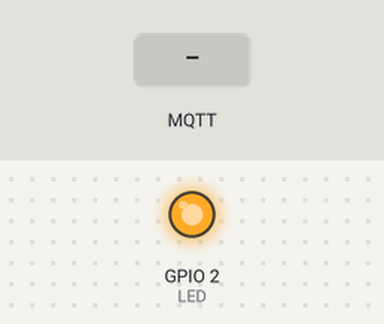
Bench run of a sketch on a simulated ESP8266 (NodeMCU). On the bench: output pins drawn as LEDs (lit = HIGH). The inputs (shaded band) are chosen by the test bench. WiFi joins after 1.5 s; servers stay silent unless stated; random numbers use the default seed unless the sketch sets one; no MQTT or app messages arrive unless stated; what the sketch prints to the serial monitor is not drawn.

Above: at 2.7 s.
2.8 s: MQTT message "on" arrives on the first subscribed topic
At 3.4 s:
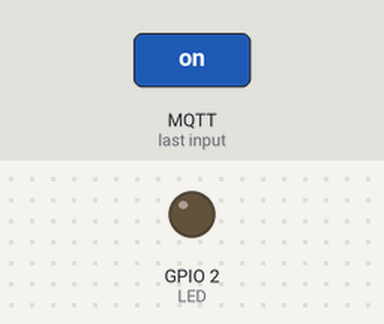
4.5 s: MQTT message "off" arrives on the first subscribed topic
At 5.8 s:
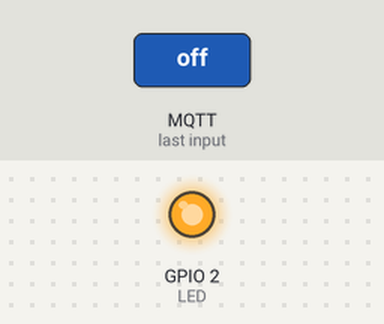
Timing chart, 0 to 7.5 s (numbered marks = the images above; inputs shaded):
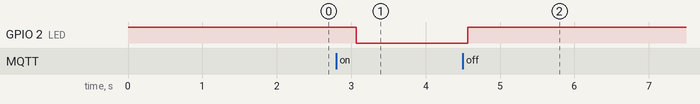

Measured:
- after the input at 2.8 s, GPIO 2 (LED): HIGH → LOW after 0.27 s
- after the input at 4.5 s, GPIO 2 (LED): LOW → HIGH after 0.07 s

The sketch:

mqqt_test.ino
```cpp
#include <PubSubClient.h>
#include <ESP8266WiFi.h>


// use onboard LED for convenience
#define LED (2)
// maximum received message length
#define MAX_MSG_LEN (128)

// Wifi configuration
const char* ssid = "jakealake-sec2";
const char* password = "mellon3624";

// MQTT Configuration
// if you have a hostname set for the MQTT server, you can use it here
const char *serverHostname = "192.168.2.213";
// otherwise you can use an IP address like this
const IPAddress serverIPAddress(192, 168, 2, 211);
// the topic we want to use
const char *topic = "test/message";

WiFiClient espClient;
PubSubClient client(espClient);


void setup() {
  // LED pin as output
  pinMode(LED, OUTPUT);
  digitalWrite(LED, HIGH);
  // Configure serial port for debugging
  Serial.begin(115200);
  // Initialise wifi connection - this will wait until connected
  connectWifi();
  // connect to MQTT server
  client.setServer(serverHostname, 1883);
  client.setCallback(callback);
}


void loop() {
    if (!client.connected()) {
      connectMQTT();
    }
    // this is ESSENTIAL!
    client.loop();
    // idle
    delay(500);
}


// connect to wifi
void connectWifi() {
  delay(10);
  // Connecting to a WiFi network
  Serial.printf("\nConnecting to %s\n", ssid);
  WiFi.begin(ssid, password);
  while (WiFi.status() != WL_CONNECTED) {
    delay(250);
    Serial.print(".");
  }
  Serial.println("");
  Serial.print("WiFi connected on IP address ");
  Serial.println(WiFi.localIP());
}

// connect to MQTT server
void connectMQTT() {
  // Wait until we're connected
  while (!client.connected()) {
    // Create a random client ID
    String clientId = "ESP8266-";
    clientId += String(random(0xffff), HEX);
    Serial.printf("MQTT connecting as client %s...\n", clientId.c_str());
    // Attempt to connect
    if (client.connect(clientId.c_str())) {
      Serial.println("MQTT connected");
      // Once connected, publish an announcement...
      client.publish(topic, "hello from ESP8266");
      // ... and resubscribe
      client.subscribe(topic);
    } else {
      Serial.printf("MQTT failed, state %s, retrying...\n", client.state());
      // Wait before retrying
      delay(2500);
    }
  }
}


void callback(char *msgTopic, byte *msgPayload, unsigned int msgLength) {
  // copy payload to a static string
  static char message[MAX_MSG_LEN+1];
  if (msgLength > MAX_MSG_LEN) {
    msgLength = MAX_MSG_LEN;
  }
  strncpy(message, (char *)msgPayload, msgLength);
  message[msgLength] = '\0';

  Serial.printf("topic %s, message received: %s\n", topic, message);

  // decode message
  if (strcmp(message, "off") == 0) {
    setLedState(false);
  } else if (strcmp(message, "on") == 0) {
    setLedState(true);
  }
}


void setLedState(boolean state) {
  // LED logic is inverted, low means on
  digitalWrite(LED, !state);
}
```
